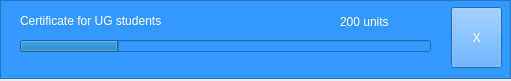
<?xml version="1.0" encoding="UTF-8"?>
<ui version="4.0">
 <class>printQueueItem</class>
 <widget class="QWidget" name="printQueueItem">
  <property name="geometry">
   <rect>
    <x>0</x>
    <y>0</y>
    <width>511</width>
    <height>81</height>
   </rect>
  </property>
  <property name="sizePolicy">
   <sizepolicy hsizetype="Expanding" vsizetype="Preferred">
    <horstretch>0</horstretch>
    <verstretch>0</verstretch>
   </sizepolicy>
  </property>
  <property name="windowTitle">
   <string>Form</string>
  </property>
  <widget class="QFrame" name="printItemFrame">
   <property name="geometry">
    <rect>
     <x>0</x>
     <y>0</y>
     <width>511</width>
     <height>79</height>
    </rect>
   </property>
   <property name="styleSheet">
    <string notr="true">background-color: #3399ff;</string>
   </property>
   <property name="frameShape">
    <enum>QFrame::StyledPanel</enum>
   </property>
   <property name="frameShadow">
    <enum>QFrame::Raised</enum>
   </property>
   <widget class="QLabel" name="certificateLabel">
    <property name="geometry">
     <rect>
      <x>20</x>
      <y>10</y>
      <width>231</width>
      <height>22</height>
     </rect>
    </property>
    <property name="styleSheet">
     <string notr="true">color: white;</string>
    </property>
    <property name="text">
     <string>Certificate for UG students</string>
    </property>
   </widget>
   <widget class="QLabel" name="countLabel">
    <property name="geometry">
     <rect>
      <x>340</x>
      <y>10</y>
      <width>101</width>
      <height>24</height>
     </rect>
    </property>
    <property name="styleSheet">
     <string notr="true">color: white;</string>
    </property>
    <property name="locale">
     <locale language="English" country="India"/>
    </property>
    <property name="text">
     <string>200 units</string>
    </property>
   </widget>
   <widget class="QProgressBar" name="progressBar">
    <property name="geometry">
     <rect>
      <x>20</x>
      <y>40</y>
      <width>411</width>
      <height>12</height>
     </rect>
    </property>
    <property name="value">
     <number>24</number>
    </property>
    <property name="textVisible">
     <bool>false</bool>
    </property>
   </widget>
   <widget class="QToolButton" name="closeButton">
    <property name="geometry">
     <rect>
      <x>451</x>
      <y>7</y>
      <width>51</width>
      <height>61</height>
     </rect>
    </property>
    <property name="styleSheet">
     <string notr="true">color: white;</string>
    </property>
    <property name="text">
     <string>X</string>
    </property>
   </widget>
  </widget>
 </widget>
 <resources/>
 <connections/>
</ui>
